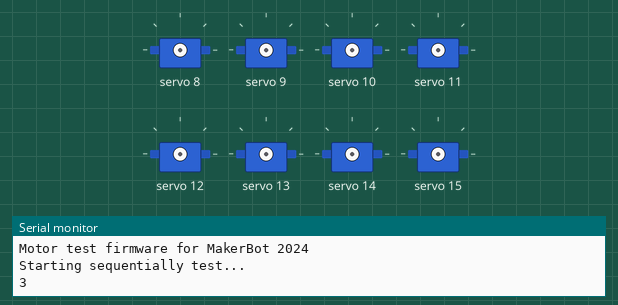
The sketch below on a simulated Arduino Uno, built with avr-gcc and run on an emulated ATmega328P. Shown: 8 × servo, the last lines printed to the serial monitor.

Above: at 0.1 s.
At 3.7 s:
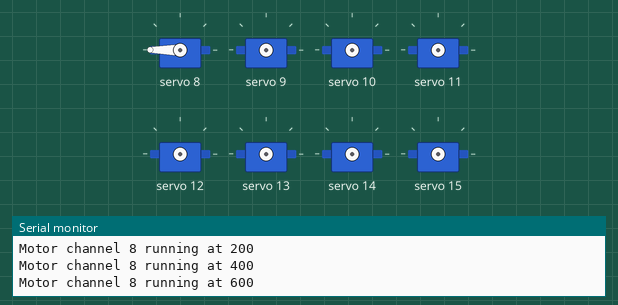
At 7.9 s:
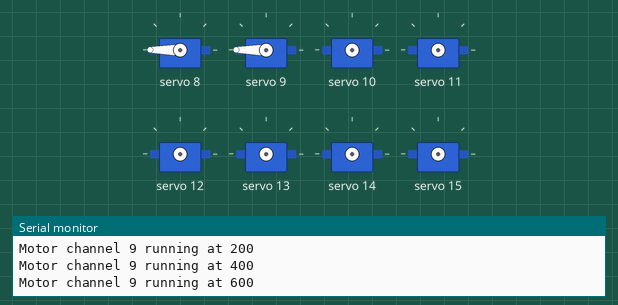
At 16.4 s:
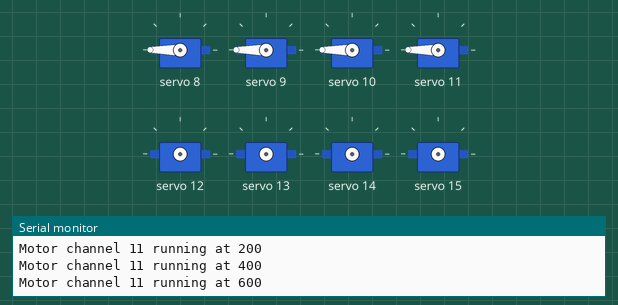
At 24.8 s:
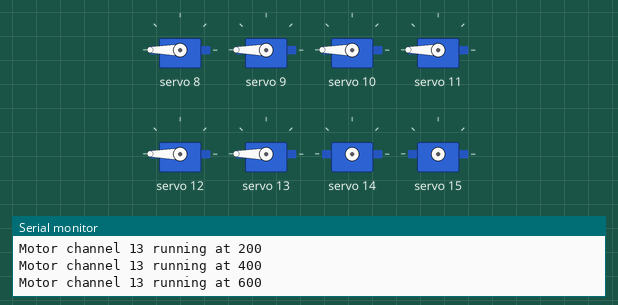
At 33.3 s:
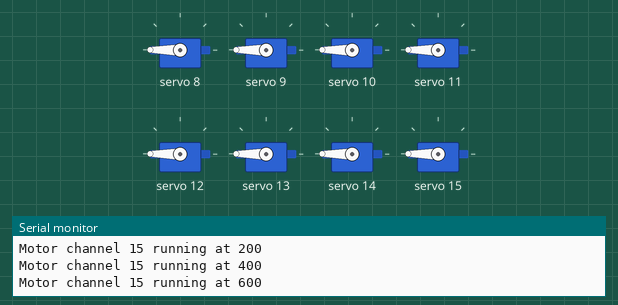
Timing chart, 0 to 34.8 s (numbered marks = the images above):
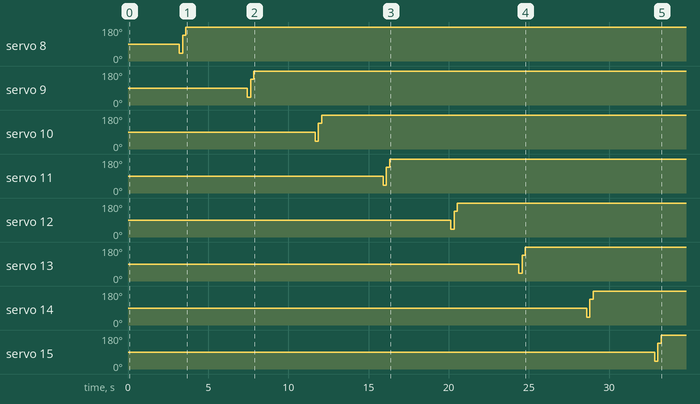

The sketch:

makerbot-2025-motor-test.ino
```cpp
#include <Adafruit_PWMServoDriver.h>
#include <Wire.h>

Adafruit_PWMServoDriver pwm = Adafruit_PWMServoDriver();

#define MOTOR_1_CHANNEL_A 8
#define MOTOR_1_CHANNEL_B 9
#define MOTOR_2_CHANNEL_A 10
#define MOTOR_2_CHANNEL_B 11
#define MOTOR_3_CHANNEL_A 12
#define MOTOR_3_CHANNEL_B 13
#define MOTOR_4_CHANNEL_A 14
#define MOTOR_4_CHANNEL_B 15

#define NOTIFY_LED 13

void setMotorSpeed(int speedR1, int speedR2, int speedR3, int speedR4) {
  if (speedR1 >= 0) {
    pwm.setPin(MOTOR_1_CHANNEL_A, speedR1);
    pwm.setPin(MOTOR_1_CHANNEL_B, 0);
  } else {
    pwm.setPin(MOTOR_1_CHANNEL_A, 0);
    pwm.setPin(MOTOR_1_CHANNEL_B, abs(speedR1));
  }

  if (speedR2 >= 0) {
    pwm.setPin(MOTOR_2_CHANNEL_A, speedR2);
    pwm.setPin(MOTOR_2_CHANNEL_B, 0);
  } else {
    pwm.setPin(MOTOR_2_CHANNEL_A, 0);
    pwm.setPin(MOTOR_2_CHANNEL_B, abs(speedR2));
  }

  if (speedR3 >= 0) {
    pwm.setPin(MOTOR_3_CHANNEL_A, speedR3);
    pwm.setPin(MOTOR_3_CHANNEL_B, 0);
  } else {
    pwm.setPin(MOTOR_3_CHANNEL_A, 0);
    pwm.setPin(MOTOR_3_CHANNEL_B, abs(speedR3));
  }

  if (speedR4 >= 0) {
    pwm.setPin(MOTOR_4_CHANNEL_A, speedR4);
    pwm.setPin(MOTOR_4_CHANNEL_B, 0);
  } else {
    pwm.setPin(MOTOR_4_CHANNEL_A, 0);
    pwm.setPin(MOTOR_4_CHANNEL_B, abs(speedR4));
  }
}

void setup() {
  Serial.begin(115200);
  Serial.println("Motor test firmware for MakerBot 2024");

  pwm.begin();
  pwm.setPWMFreq(50);
}

void loop() {
  /*
    In this test, we will test all motor channel both simultaneously and sequentially from 8 to 15.
    - For sequentially test, we will set the motor to 0, then sweep from 0 to 4000 in steps of 100, with a delay of 200ms between each step.
    - For simultaneous test, we will set Motor 1 & Motor 3 to 2000, running forward, and Motor 2 & Motor 4 to 2000, running backward, with a delay of 5 seconds and vice versa.
  */
  Serial.println("Starting sequentially test...");

  // Blink the LED to notify the test is started
  for (int i = 0; i < 3; i++) {
    Serial.println(3 - i);
    digitalWrite(NOTIFY_LED, HIGH);
    delay(500);
    digitalWrite(NOTIFY_LED, LOW);
    delay(500);
  }

  for (int i = 8; i <= 15; i++) { // Test all motor channel sequentially
    for (int j = 8; j <= 15; j++) pwm.setPin(j, 0); // Set all motor to 0 before test

    for (int pwm_val = 0; pwm_val <= 4000; pwm_val += 200) { // Sweep from 0 to 4000 in steps of 100
      Serial.print("Motor channel ");
      Serial.print(i);
      Serial.print(" running at ");
      Serial.println(pwm_val);
      pwm.setPin(i, pwm_val);
      delay(200); // Delay 300ms between each step
    }

    pwm.setPin(i, 0); // Set motor to 0 after test
  }

  // Test all motor channel simultaneously

  Serial.println("Starting simultaneously test...");

  // Blink the LED to notify the test is started
  digitalWrite(NOTIFY_LED, HIGH);
  delay(500);
  digitalWrite(NOTIFY_LED, LOW);
  delay(200);

  // Set Motor 1 & Motor 3 to 4000, running forward

  Serial.println("Motor 1 & Motor 3 running forward at 2000 & Motor 2 & Motor 4 running backward at 2000 for 3 seconds");
  setMotorSpeed(2000, -2000, 2000, -2000);
  delay(3000);

  Serial.println("All motor stop for 0.5 second");
  setMotorSpeed(0, 0, 0, 0);
  delay(500); // Delay 500ms before next test

  Serial.println("Motor 1 & Motor 3 running backward at 3500 & Motor 2 & Motor 4 running forward at 3500 for 3 seconds");
  setMotorSpeed(-3500, 3500, -3500, 3500);
  delay(3000);

  Serial.println("All motor stop");
  setMotorSpeed(0, 0, 0, 0);

  Serial.println("Motor 1 & Motor 3 running forward at 3500 & Motor 2 & Motor 4 running backward at 3500 for 3 seconds");
  setMotorSpeed(3500, -3500, 3500, -3500);
  delay(3000);

  Serial.println("All motor stop for 0.5 second");
  setMotorSpeed(0, 0, 0, 0);
  delay(500); // Delay 500ms before next test

  Serial.println("Motor 1 & Motor 3 running backward at 3500 & Motor 2 & Motor 4 running forward at 3500 for 3 seconds");
  setMotorSpeed(-3500, 3500, -3500, 3500);
  delay(3000);

  Serial.println("All motor stop");
  setMotorSpeed(0, 0, 0, 0);

  // Delay 5 second before starting the test again
  Serial.println("Test completed. Restarting in 5 second.");
  delay(5000);
}
```

Measured:
- by itself, servo 8: 90° → 42° at 3.2 s, → 137° 0.20 s later, → 180° 0.20 s later
- by itself, servo 9: 90° → 42° at 7.4 s, → 137° 0.20 s later, → 180° 0.20 s later
- by itself, servo 10: 90° → 42° at 11.7 s, → 137° 0.20 s later, → 180° 0.20 s later
- by itself, servo 11: 90° → 42° at 15.9 s, → 137° 0.20 s later, → 180° 0.20 s later
- by itself, servo 12: 90° → 42° at 20.1 s, → 137° 0.20 s later, → 180° 0.20 s later
- by itself, servo 13: 90° → 42° at 24.4 s, → 137° 0.20 s later, → 180° 0.20 s later
- by itself, servo 14: 90° → 42° at 28.6 s, → 137° 0.20 s later, → 180° 0.20 s later
- by itself, servo 15: 90° → 42° at 32.8 s, → 137° 0.20 s later, → 180° 0.20 s later
